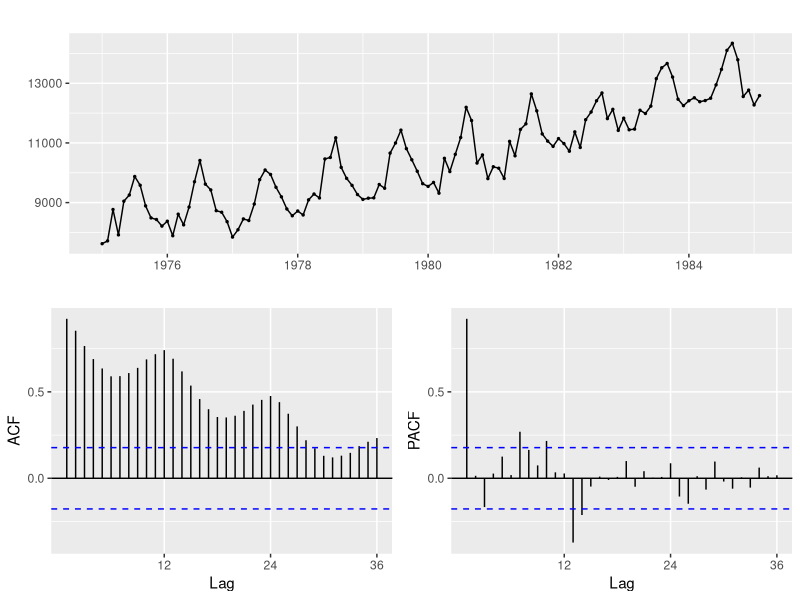
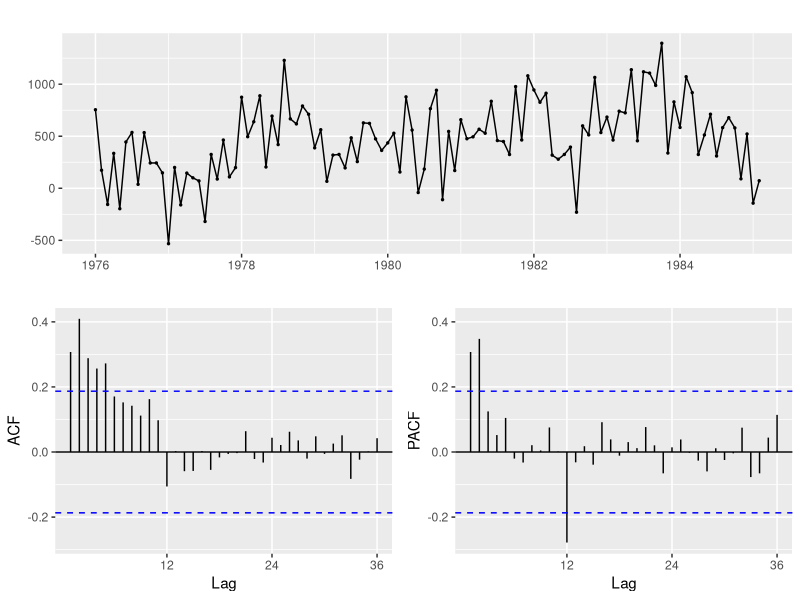
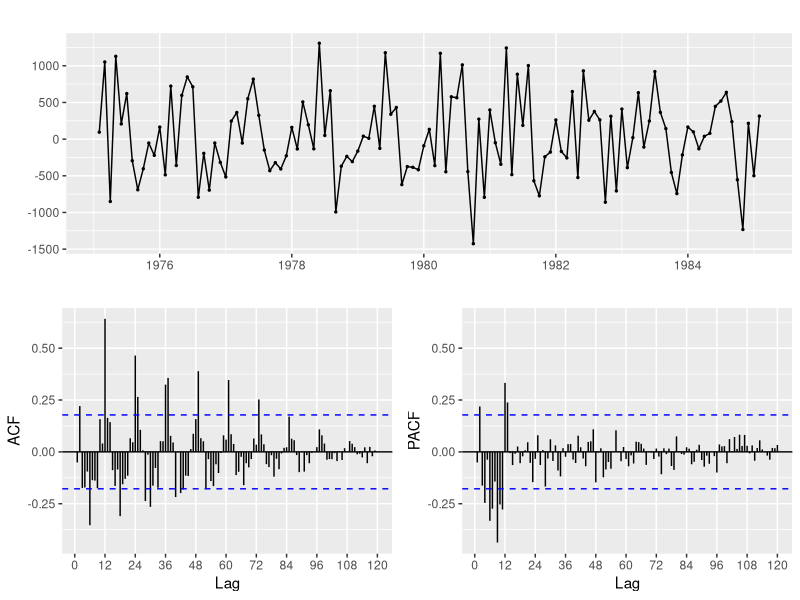
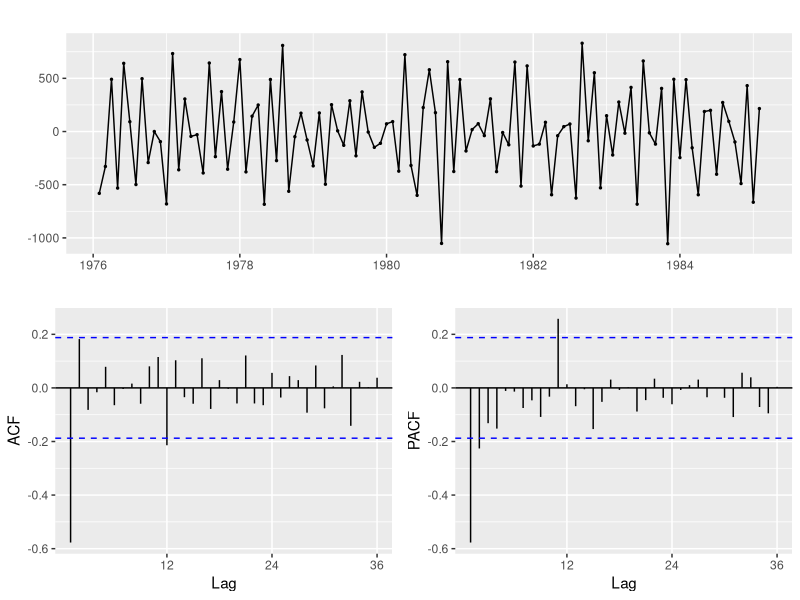
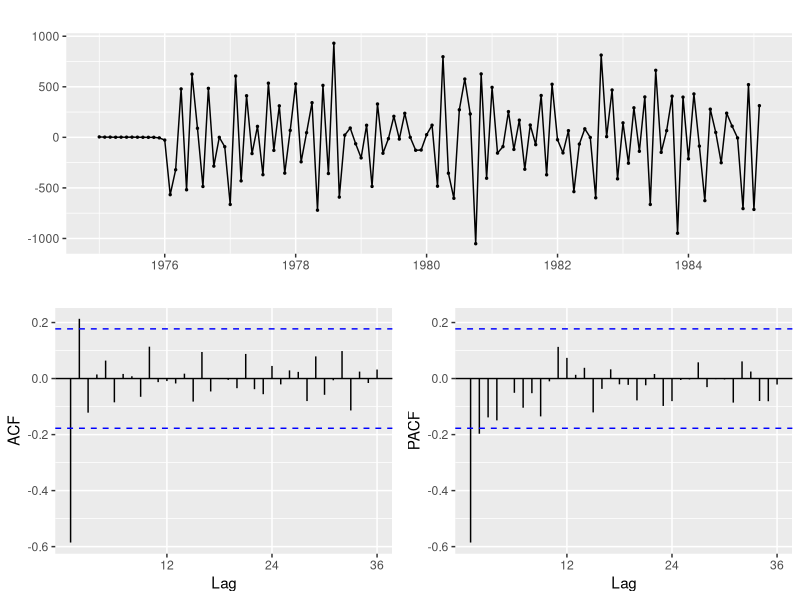
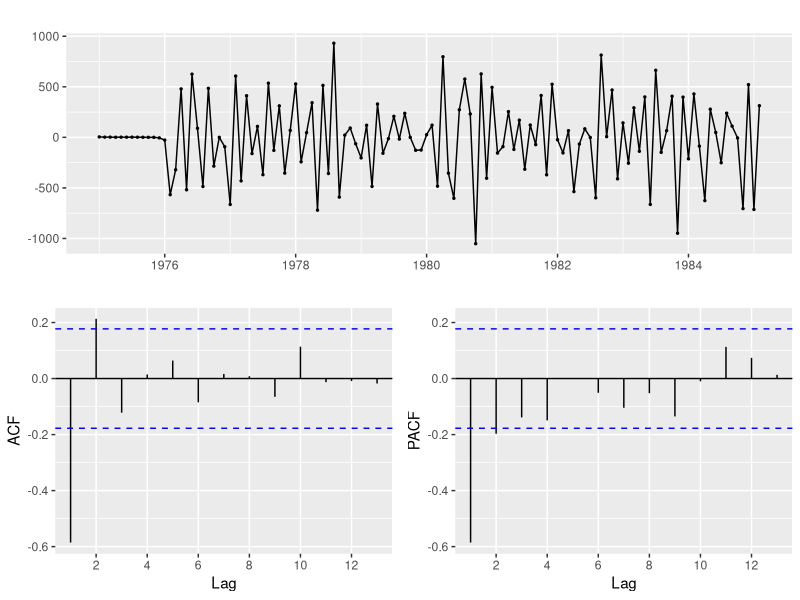
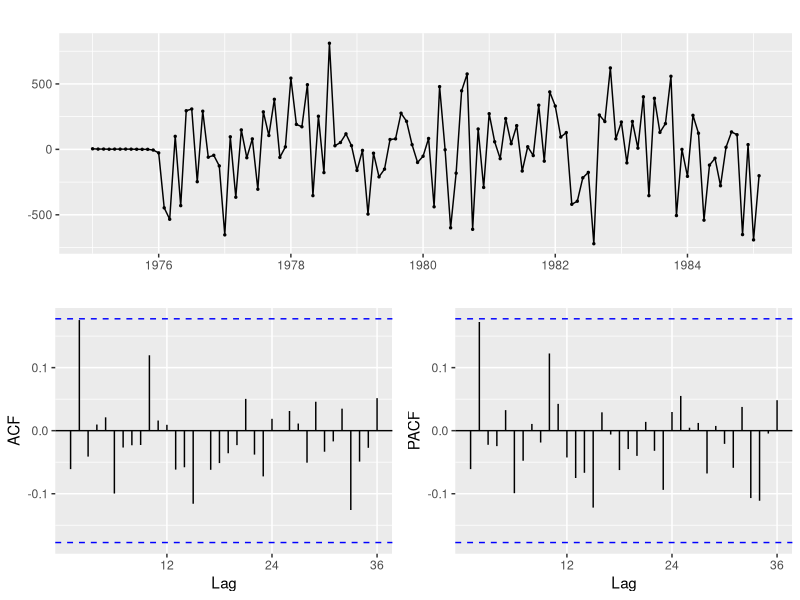
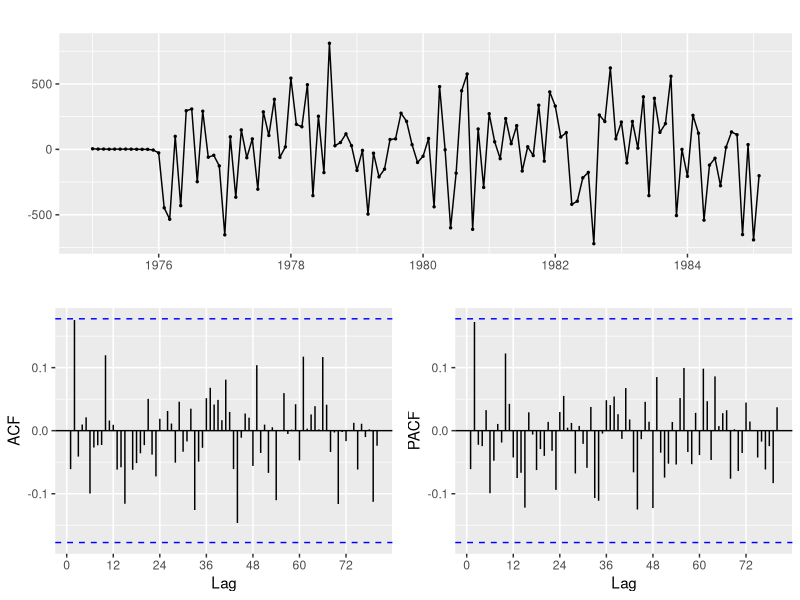

The R script that drew these images, in order:
library(forecast)
y <- read.csv('datasets/elec-demand.csv')
y <- ts(y$x,start=1975,frequency = 12)

ggtsdisplay(y) # Seasonal differencing is mandatory
# ggtsdisplay(y,lag=200)# Let's do a zoom

BoxCox.lambda(y) # Close to 1, so do nothing

y.sdiff <- diff(y, lag = 12, differences = 1)
ggtsdisplay(y.sdiff)# Requires regular differencing

y.rdiff <- diff(y, lag = 1, differences = 1)
ggtsdisplay(y.rdiff,lag=200) # Requires seasonal differencing
# Do both
y.rdiff.sdiff <- diff(y.rdiff, lag = 12, differences = 1) 
ggtsdisplay(y.rdiff.sdiff) # Sweet!

# Fitting
arima.fit <- Arima(y, order=c(0,1,0),
                   seasonal = list(order=c(0,1,1),period=12),
                   lambda = NULL,
                   include.constant = TRUE)

ggtsdisplay(arima.fit$residuals)
ggtsdisplay(arima.fit$residuals,lag=13)

arima.fit2 <- Arima(y, order=c(0,1,1),
                   seasonal = list(order=c(0,1,1),period=12),
                   lambda = NULL, 
                   include.constant = TRUE)
ggtsdisplay(arima.fit2$residuals)
ggtsdisplay(arima.fit2$residuals,lag=80)
autoplot(arima.fit)
autoplot(arima.fit2)
summary(arima.fit)
summary(arima.fit2)

library(lmtest)
coeftest(arima.fit)
coeftest(arima.fit2)

autoplot(y) +
  autolayer(arima.fit2$fitted,series="Fit")

library(ggplot2)
df <- data.frame(y=y,x=arima.fit2$fitted)
ggplot(df,aes(x=x,y=y)) + geom_point() + 
  geom_smooth(method='lm',formula=y~x)

